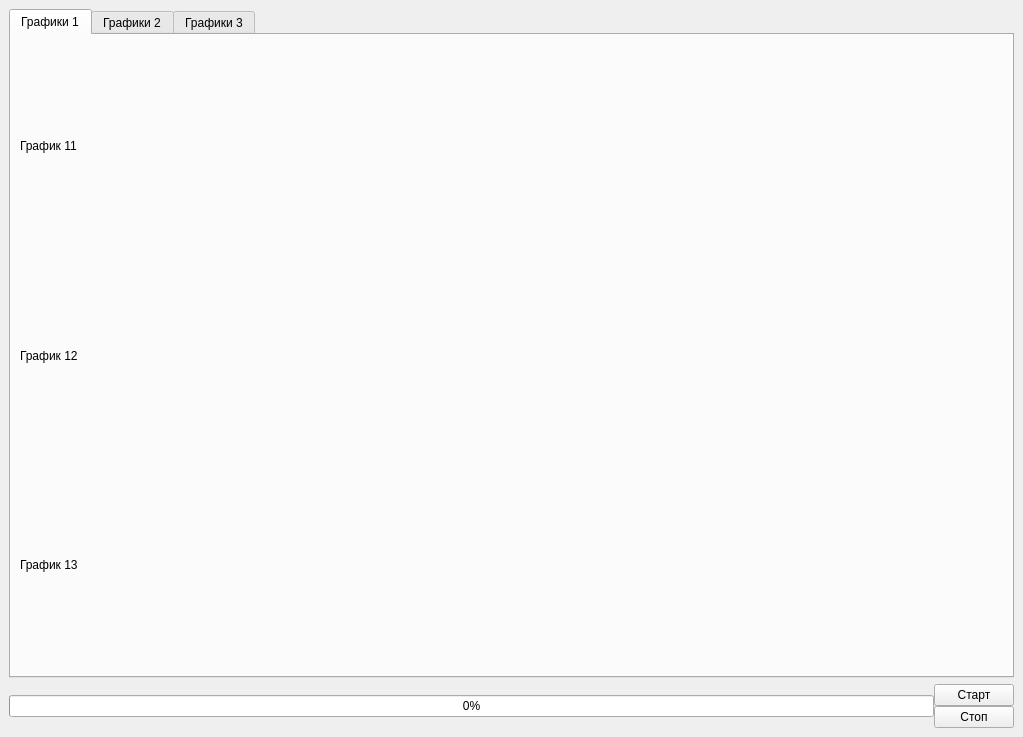
<?xml version="1.0" encoding="UTF-8"?>
<ui version="4.0">
 <class>MainWindow</class>
 <widget class="QMainWindow" name="MainWindow">
  <property name="geometry">
   <rect>
    <x>0</x>
    <y>0</y>
    <width>1023</width>
    <height>737</height>
   </rect>
  </property>
  <property name="windowTitle">
   <string>MainWindow</string>
  </property>
  <widget class="QWidget" name="centralwidget">
   <property name="sizePolicy">
    <sizepolicy hsizetype="Preferred" vsizetype="Preferred">
     <horstretch>0</horstretch>
     <verstretch>0</verstretch>
    </sizepolicy>
   </property>
   <layout class="QGridLayout" name="gridLayout">
    <item row="0" column="0" rowspan="3">
     <widget class="QTabWidget" name="tabWidget">
      <property name="enabled">
       <bool>true</bool>
      </property>
      <property name="sizePolicy">
       <sizepolicy hsizetype="Preferred" vsizetype="Preferred">
        <horstretch>0</horstretch>
        <verstretch>0</verstretch>
       </sizepolicy>
      </property>
      <property name="currentIndex">
       <number>0</number>
      </property>
      <widget class="QWidget" name="tab">
       <attribute name="title">
        <string>Графики 1</string>
       </attribute>
       <layout class="QGridLayout" name="gridLayout_2">
        <item row="0" column="0">
         <widget class="QLabel" name="label">
          <property name="sizePolicy">
           <sizepolicy hsizetype="Preferred" vsizetype="Minimum">
            <horstretch>0</horstretch>
            <verstretch>0</verstretch>
           </sizepolicy>
          </property>
          <property name="text">
           <string>График 11</string>
          </property>
         </widget>
        </item>
        <item row="2" column="0">
         <widget class="QLabel" name="label_3">
          <property name="text">
           <string>График 13</string>
          </property>
         </widget>
        </item>
        <item row="1" column="0">
         <widget class="QLabel" name="label_2">
          <property name="text">
           <string>График 12</string>
          </property>
         </widget>
        </item>
        <item row="1" column="1">
         <widget class="QCustomPlot" name="Plot12" native="true">
          <property name="sizePolicy">
           <sizepolicy hsizetype="Expanding" vsizetype="Preferred">
            <horstretch>0</horstretch>
            <verstretch>0</verstretch>
           </sizepolicy>
          </property>
         </widget>
        </item>
        <item row="0" column="1">
         <widget class="QCustomPlot" name="Plot11" native="true">
          <property name="sizePolicy">
           <sizepolicy hsizetype="Expanding" vsizetype="Preferred">
            <horstretch>0</horstretch>
            <verstretch>0</verstretch>
           </sizepolicy>
          </property>
         </widget>
        </item>
        <item row="2" column="1">
         <widget class="QCustomPlot" name="Plot13" native="true">
          <property name="sizePolicy">
           <sizepolicy hsizetype="Expanding" vsizetype="Preferred">
            <horstretch>0</horstretch>
            <verstretch>0</verstretch>
           </sizepolicy>
          </property>
         </widget>
        </item>
       </layout>
      </widget>
      <widget class="QWidget" name="tab_spec">
       <attribute name="title">
        <string>Графики 2</string>
       </attribute>
       <layout class="QGridLayout" name="gridLayout_8">
        <item row="1" column="0">
         <widget class="QLabel" name="labelWheelPower">
          <property name="text">
           <string>График 22</string>
          </property>
         </widget>
        </item>
        <item row="0" column="0">
         <widget class="QLabel" name="labelKM">
          <property name="sizePolicy">
           <sizepolicy hsizetype="Preferred" vsizetype="Minimum">
            <horstretch>0</horstretch>
            <verstretch>0</verstretch>
           </sizepolicy>
          </property>
          <property name="text">
           <string>График 21</string>
          </property>
         </widget>
        </item>
        <item row="0" column="3">
         <widget class="QCustomPlot" name="Plot21" native="true">
          <property name="sizePolicy">
           <sizepolicy hsizetype="Expanding" vsizetype="Preferred">
            <horstretch>0</horstretch>
            <verstretch>0</verstretch>
           </sizepolicy>
          </property>
         </widget>
        </item>
        <item row="1" column="3">
         <widget class="QCustomPlot" name="Plot22" native="true"/>
        </item>
       </layout>
      </widget>
      <widget class="QWidget" name="tab_4">
       <attribute name="title">
        <string>Графики 3</string>
       </attribute>
       <layout class="QGridLayout" name="gridLayout_5">
        <item row="0" column="0">
         <widget class="QLabel" name="label_8">
          <property name="text">
           <string>График 31</string>
          </property>
         </widget>
        </item>
        <item row="1" column="0">
         <widget class="QLabel" name="label_9">
          <property name="text">
           <string>График 32</string>
          </property>
         </widget>
        </item>
        <item row="0" column="1">
         <widget class="QCustomPlot" name="Plot31" native="true">
          <property name="sizePolicy">
           <sizepolicy hsizetype="Expanding" vsizetype="Preferred">
            <horstretch>0</horstretch>
            <verstretch>0</verstretch>
           </sizepolicy>
          </property>
         </widget>
        </item>
        <item row="1" column="1">
         <widget class="QCustomPlot" name="Plot32" native="true">
          <property name="sizePolicy">
           <sizepolicy hsizetype="Expanding" vsizetype="Preferred">
            <horstretch>0</horstretch>
            <verstretch>0</verstretch>
           </sizepolicy>
          </property>
         </widget>
        </item>
       </layout>
      </widget>
     </widget>
    </item>
    <item row="3" column="0">
     <layout class="QHBoxLayout" name="horizontalLayout">
      <property name="spacing">
       <number>0</number>
      </property>
      <property name="sizeConstraint">
       <enum>QLayout::SetMinimumSize</enum>
      </property>
      <item>
       <layout class="QVBoxLayout" name="verticalLayout_4">
        <property name="sizeConstraint">
         <enum>QLayout::SetMinimumSize</enum>
        </property>
        <item>
         <widget class="QProgressBar" name="pbModeling">
          <property name="value">
           <number>0</number>
          </property>
         </widget>
        </item>
       </layout>
      </item>
      <item>
       <layout class="QVBoxLayout" name="verticalLayout">
        <property name="sizeConstraint">
         <enum>QLayout::SetMinimumSize</enum>
        </property>
        <item>
         <widget class="QPushButton" name="pushButtonSimulation">
          <property name="text">
           <string>Старт</string>
          </property>
         </widget>
        </item>
        <item>
         <widget class="QPushButton" name="pushButtonSO">
          <property name="enabled">
           <bool>true</bool>
          </property>
          <property name="text">
           <string>Стоп</string>
          </property>
         </widget>
        </item>
       </layout>
      </item>
     </layout>
    </item>
   </layout>
  </widget>
  <action name="actionsave">
   <property name="text">
    <string>save</string>
   </property>
  </action>
  <action name="actionread">
   <property name="text">
    <string>read</string>
   </property>
  </action>
 </widget>
 <customwidgets>
  <customwidget>
   <class>QCustomPlot</class>
   <extends>QWidget</extends>
   <header>qcustomplot.h</header>
   <container>1</container>
  </customwidget>
 </customwidgets>
 <resources/>
 <connections/>
</ui>
